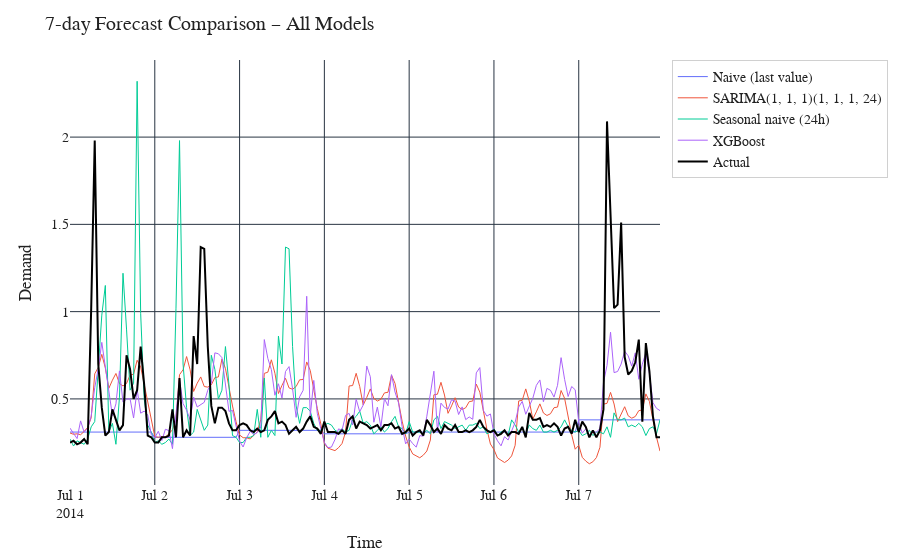

Source (notebook cell):
### Markdown cell above
## Combined forecast comparison

Plot showing all models and actual demand over the same 7-day window.

### Code cell
fig_all = go.Figure()

for model_name in metrics_models["model"]:
    df_m = all_fc[ all_fc["model"] == model_name ].sort_values("timestamp")
    fig_all.add_trace(go.Scatter(
        x=df_m["timestamp"],
        y=df_m["y_pred"],
        mode="lines",
        name=model_name,
        line=dict(width=1)
    ))

# Add actuals
fig_all.add_trace(go.Scatter(
    x=all_fc.sort_values("timestamp")["timestamp"],
    y=all_fc.sort_values("timestamp")["y_true"],
    mode="lines",
    name="Actual",
    line=dict(width=2, color="black")
))

fig_all.update_layout(
    title="7-day Forecast Comparison – All Models",
    xaxis_title="Time",
    yaxis_title="Demand",
    **PLOT_STYLE
)

save_fig_plotly(fig_all, "ex9_fig3_all_models_overlay.svg", width=1200, height=600)
fig_all.show()

### Figure 1 — Plotly figure (JSON) as saved in the notebook; plotly's stock layout.template omitted (floating-point values rounded to 4 significant figures; data arrays with more than 128 entries replaced by an {"elided": "..."} marker saying what was removed)
{"data": [{"line": {"width": 1}, "mode": "lines", "name": "Naive (last value)", "x": {"elided": "168 str values"}, "y": {"elided": "168 float values"}, "type": "scatter"}, {"line": {"width": 1}, "mode": "lines", "name": "SARIMA(1, 1, 1)(1, 1, 1, 24)", "x": {"elided": "168 str values"}, "y": {"elided": "168 float values"}, "type": "scatter"}, {"line": {"width": 1}, "mode": "lines", "name": "Seasonal naive (24h)", "x": {"elided": "168 str values"}, "y": {"elided": "168 float values"}, "type": "scatter"}, {"line": {"width": 1}, "mode": "lines", "name": "XGBoost", "x": {"elided": "168 str values"}, "y": {"elided": "168 float values"}, "type": "scatter"}, {"line": {"color": "black", "width": 2}, "mode": "lines", "name": "Actual", "x": {"elided": "672 str values"}, "y": {"elided": "672 float values"}, "type": "scatter"}], "layout": {"font": {"family": "CMU Serif, 'Times New Roman', serif", "size": 14, "color": "#222"}, "legend": {"bgcolor": "rgba(255,255,255,0.85)", "bordercolor": "#d0d0d0", "borderwidth": 1}, "margin": {"t": 60, "r": 30, "b": 50, "l": 70}, "title": {"text": "7-day Forecast Comparison – All Models"}, "xaxis": {"title": {"text": "Time"}}, "yaxis": {"title": {"text": "Demand"}}, "paper_bgcolor": "#ffffff", "plot_bgcolor": "#ffffff"}}
